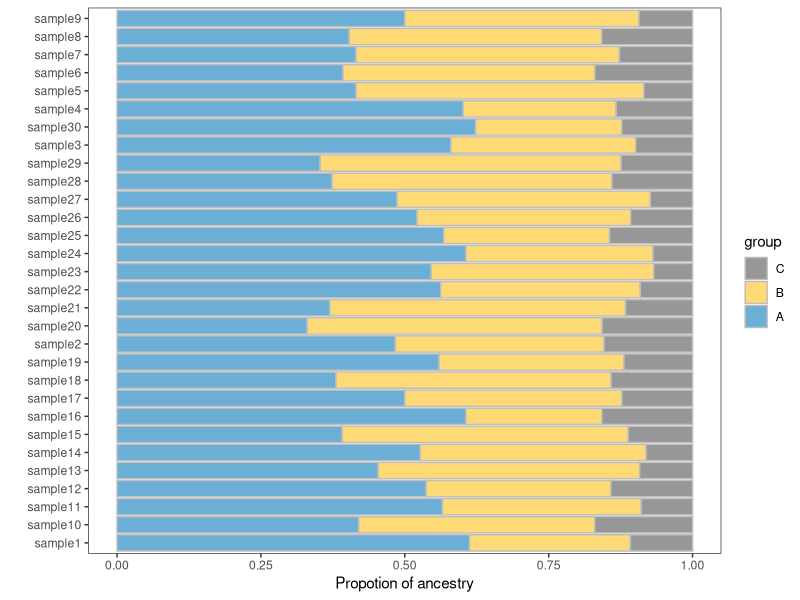
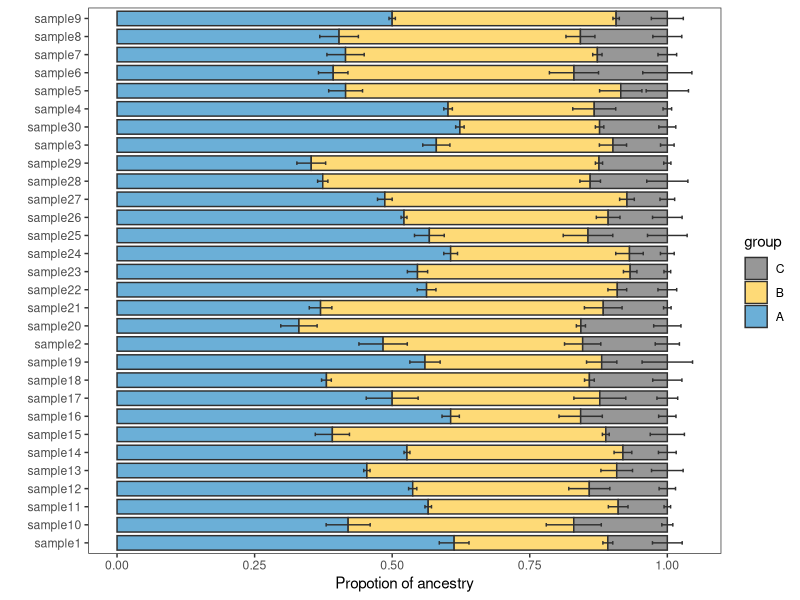
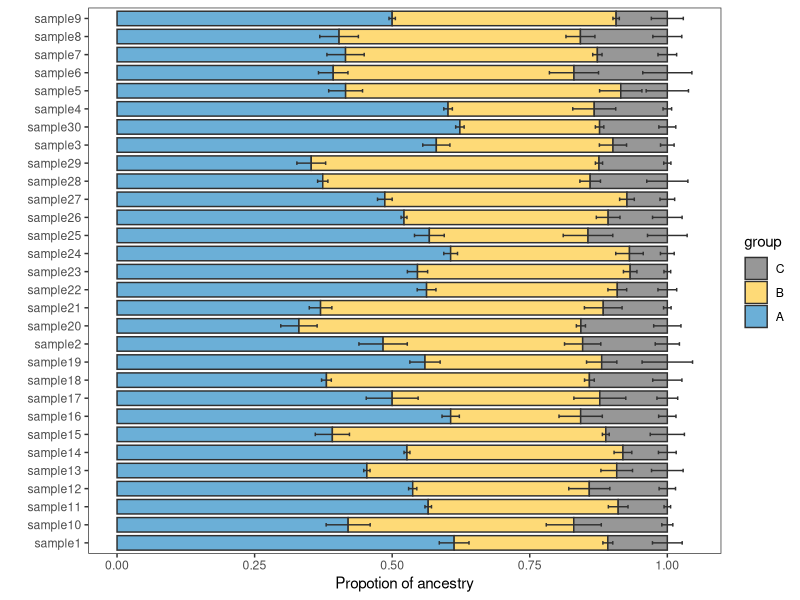

The R script that drew these images, in order:
# =============================================================================
# 祖先成分百分比柱加误差棒
# organized：线性脚本 + 中文分节；路径相对本条目目录
# =============================================================================
# 来源：KS科研分享「生信绘图」高分SCI图表复现 044百分比柱状图+误差棒
# 本地复现：drafts/ks-shengxin-huitu-repro/044-percent-bar
# Pixi：项目根 default 环境；library(tidyverse) 已拆成 ggplot2/dplyr/tidyr 等。
# =============================================================================


script_dir <- tryCatch(
  dirname(normalizePath(sys.frame(1)$ofile)),
  error = function(e) {
    args <- commandArgs(trailingOnly = FALSE)
    file_arg <- grep("^--file=", args, value = TRUE)
    if (length(file_arg)) dirname(normalizePath(sub("^--file=", "", file_arg))) else normalizePath(getwd())
  }
)
root <- if (basename(script_dir) == "code") dirname(script_dir) else script_dir
# 数据路径：file.path(root, "data", ...)
out_dir <- file.path(root, "output", "figures")
dir.create(out_dir, recursive = TRUE, showWarnings = FALSE)

############ 百分比柱状图+误差棒 #############

suppressPackageStartupMessages({
  library(ggplot2)
  library(dplyr)
  library(tidyr)
  library(readr)
  library(tibble)
  library(stringr)
  library(forcats)
})

library(ggplot2)

# 构建模拟数据：
data <- data.frame(
  sample = paste0("sample", 1:30),
  A = sample(40:100, 30, replace = T),
  B = sample(30:80, 30, replace = T),
  C = sample(10:20, 30, replace = T))

# 这里的数值假定为均值：
data_long <- data %>%
  pivot_longer(cols = !sample,
               names_to = "group",
               values_to = "mean_value")

# 随机构建标准差数据，当然你也可以认为是四分位间距：
data_long$sd <- sample(1:5, 90, replace = T)
data_long$max_value <- data_long$mean_value + data_long$sd
data_long$min_value <- data_long$mean_value - data_long$sd

head(data_long)
# # A tibble: 6 × 6
#   sample  group mean_value    sd max_value min_value
#   <chr>   <chr>      <int> <int>     <int>     <int>
# 1 sample1 A             88     5        93        83
# 2 sample1 B             62     5        67        57
# 3 sample1 C              5     3         8         2
# 4 sample2 A             69     2        71        67
# 5 sample2 B             47     3        50        44
# 6 sample2 C              6     2         8         4


########### 绘图 #############
data_long$group <- factor(data_long$group, levels = c(LETTERS[3:1]))


ggplot(data_long,aes(sample, mean_value, fill = group))+
  # 绘制百分比柱状图：
  geom_bar(aes(sample, mean_value, fill = group),
           stat = "identity", position = "fill", color = "grey")+
  # 修改颜色模式：
  scale_fill_manual(values = c("#979797", "#feda77", "#6bafd7"))+
  # 修改坐标轴标签：
  ylab("Propotion of ancestry")+
  xlab("")+
  # 主题调整：
  theme_bw()+
  theme(panel.grid = element_blank())+
  # 翻转坐标轴：
  coord_flip()


########### 误差棒添加 -------------
# 这里比较有意思的就是误差棒不能直接用position = fill去修改，
# 你们可以自己尝试一下，我们需要先进行百分比转换；
for (i in 1:30) {
  for (j in 2:3) {
    data_long$max_value[(i-1)*3+j] <- sum(data_long$mean_value[((i-1)*3+1):((i-1)*3+j-1)])+data_long$max_value[(i-1)*3+j]
    data_long$min_value[(i-1)*3+j] <- sum(data_long$mean_value[((i-1)*3+1):((i-1)*3+j-1)])+data_long$min_value[(i-1)*3+j]
  }
}

data_long <- data_long %>%
  group_by(sample) %>%
  mutate(max_propotion = max_value/sum(mean_value),
         min_propotion = min_value/sum(mean_value))



ggplot(data_long,aes(sample, fill = group))+
  # 绘制百分比柱状图：
  geom_bar(aes(sample, mean_value, fill = group), width = 0.8,
           stat = "identity", position = "fill", color = "#303030")+
  geom_errorbar(aes(ymin = min_propotion, ymax = max_propotion),
                color = "#303030", width = 0.2)+
  # 修改颜色模式：
  scale_fill_manual(values = c("#979797", "#feda77", "#6bafd7"))+
  # 修改坐标轴标签：
  ylab("Propotion of ancestry")+
  xlab("")+
  # 主题调整：
  theme_bw()+
  theme(panel.grid = element_blank())+
  # 翻转坐标轴：
  coord_flip()

ragg::agg_png(file.path(out_dir, "ancestry_bar.png"), width = 5, height = 10, units = "in", res = 300)
print(last_plot())
dev.off()
file.copy(file.path(out_dir, "ancestry_bar.png"), file.path(root, "preview.png"), overwrite = TRUE)
ggsave(file.path(out_dir, "ancestry_bar.pdf"), last_plot(), width = 5, height = 10)
